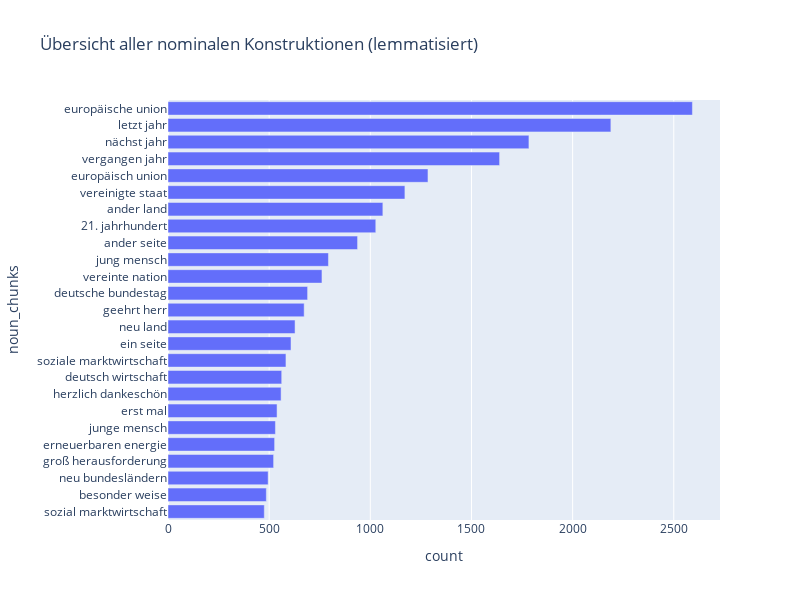

Write notebook code for a chart like this one.
### Markdown cell above
## Barchart zu den Noun Chunks

* Vergleichbar mit bigrams und trigrams

### Code cell
column_ser = df.loc[:, 'noun_chunks']
column_list = [ i for x in column_ser for i in x ]
counter = Counter(column_list)

df_column = pd.DataFrame.from_dict(counter, orient='index').reset_index()
df_column = df_column.rename(columns={'index': 'noun_chunks', 0: 'count'})
df_column = df_column.sort_values(ascending=False, by='count')

fig = px.bar(df_column.head(25).sort_values(ascending=True, by='count'),
             x='count',
             y='noun_chunks',
             width=800,
             height=600,
             title='Übersicht aller nominalen Konstruktionen (lemmatisiert)')
fig.show()

### Figure 1 — Plotly figure (JSON) as saved in the notebook; plotly's stock layout.template omitted (floating-point values rounded to 4 significant figures)
{"data": [{"alignmentgroup": "True", "hovertemplate": "count=%{x}<br>noun_chunks=%{y}<extra></extra>", "legendgroup": "", "marker": {"color": "#636efa", "pattern": {"shape": ""}}, "name": "", "offsetgroup": "", "orientation": "h", "showlegend": false, "textposition": "auto", "type": "bar", "x": [476, 486, 495, 522, 527, 531, 539, 559, 562, 583, 608, 628, 673, 690, 761, 793, 937, 1027, 1062, 1171, 1285, 1639, 1784, 2189, 2592], "xaxis": "x", "y": ["sozial marktwirtschaft", "besonder weise", "neu bundesländern", "groß herausforderung", "erneuerbaren energie", "junge mensch", "erst mal", "herzlich dankeschön", "deutsch wirtschaft", "soziale marktwirtschaft", "ein seite", "neu land", "geehrt herr", "deutsche bundestag", "vereinte nation", "jung mensch", "ander seite", "21. jahrhundert", "ander land", "vereinigte staat", "europäisch union", "vergangen jahr", "nächst jahr", "letzt jahr", "europäische union"], "yaxis": "y"}], "layout": {"barmode": "relative", "height": 600, "legend": {"tracegroupgap": 0}, "title": {"text": "Übersicht aller nominalen Konstruktionen (lemmatisiert)"}, "width": 800, "xaxis": {"anchor": "y", "autorange": true, "domain": [0, 1], "range": [0, 2728.0], "title": {"text": "count"}, "type": "linear"}, "yaxis": {"anchor": "x", "autorange": true, "domain": [0, 1], "range": [-0.5, 24.5], "title": {"text": "noun_chunks"}, "type": "category"}}}
